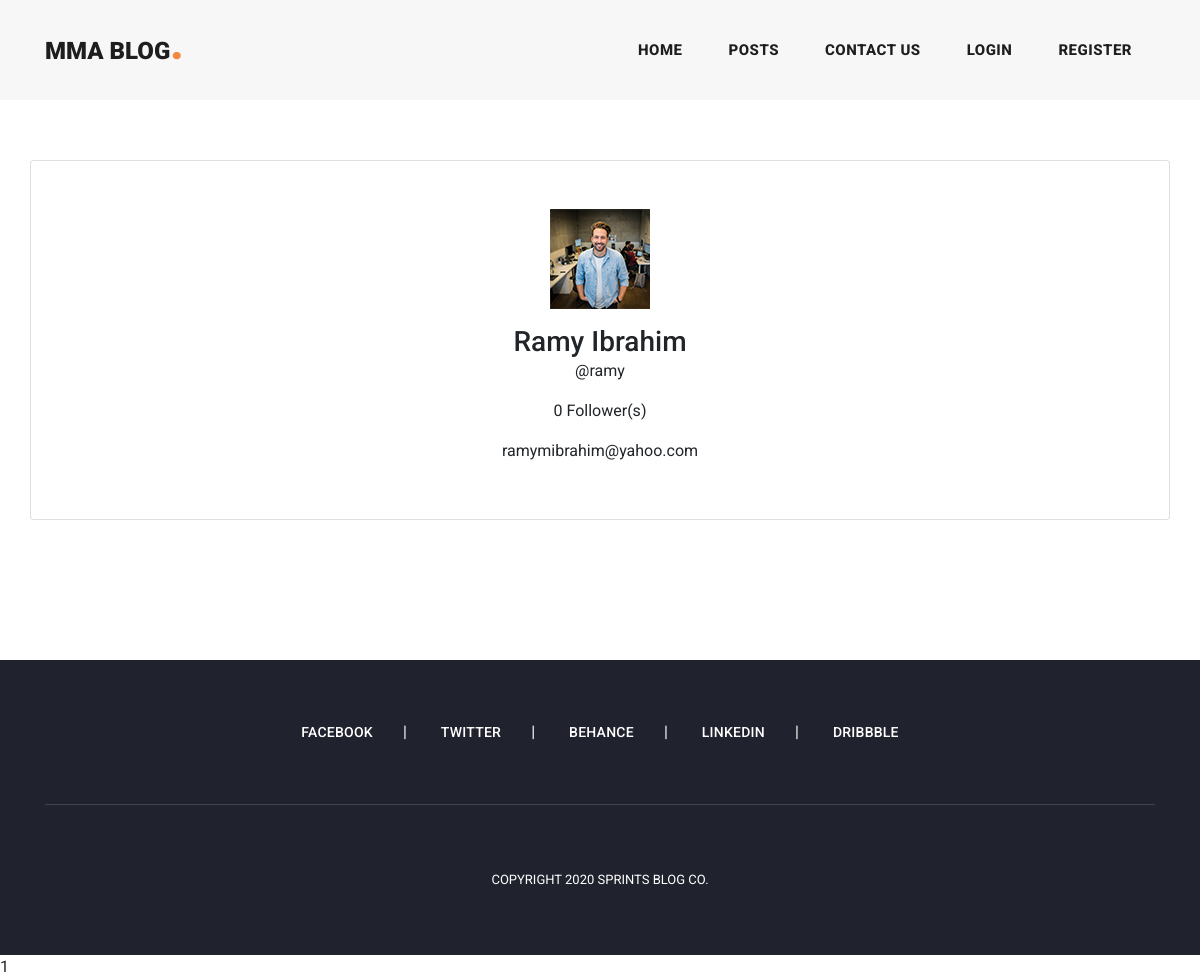
/user/user-details.php?user_id=5, run on an earlier commit of the app's database.
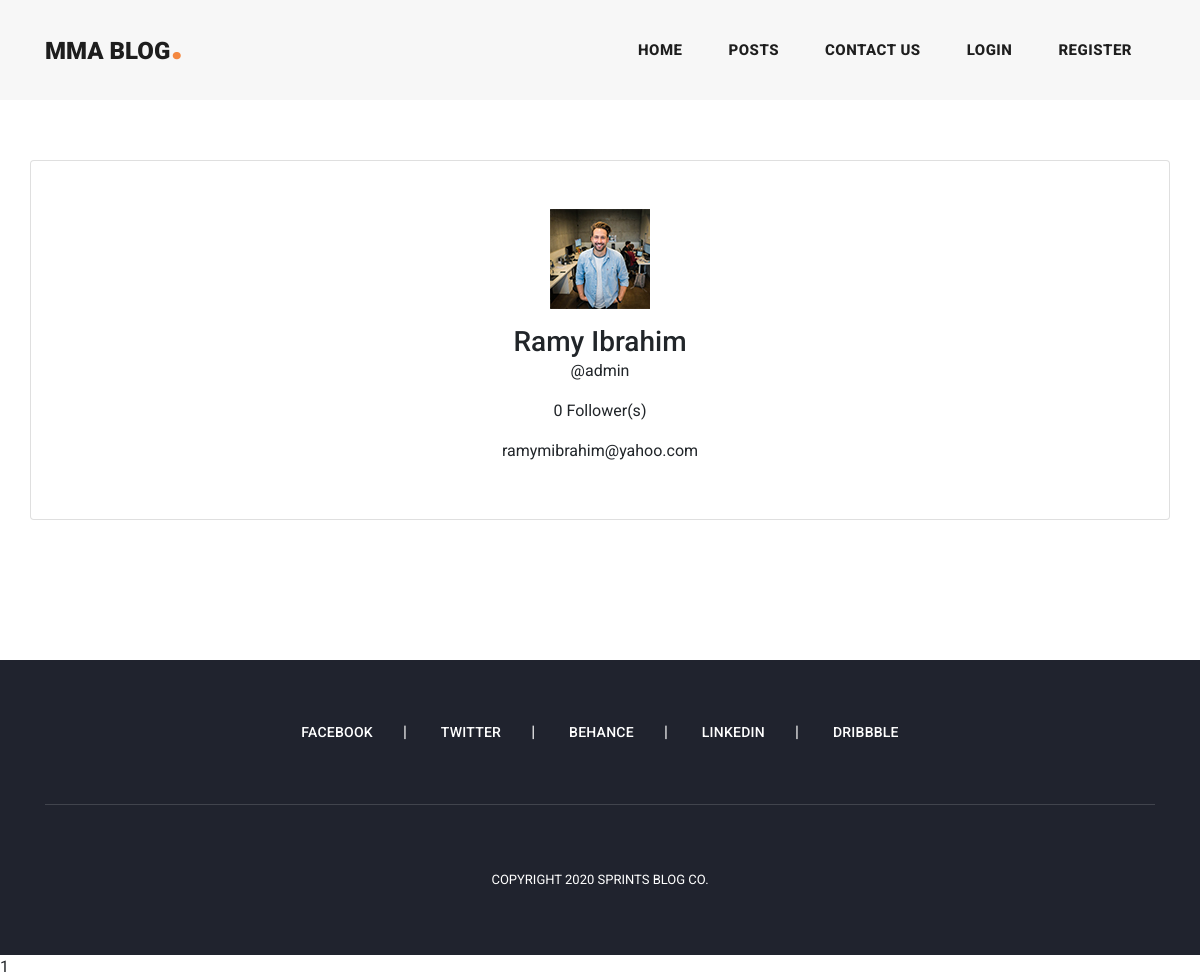
And on a later commit of the database.
### tables this page shows
CREATE TABLE `users` (
  `id` bigint(20) UNSIGNED NOT NULL,
  `name` varchar(500) NOT NULL,
  `username` varchar(255) NOT NULL,
  `password` varchar(255) NOT NULL,
  `email` varchar(255) NOT NULL,
  `phone` varchar(50) DEFAULT NULL,
  `type` tinyint(4) NOT NULL DEFAULT 0,
  `active` tinyint(1) NOT NULL DEFAULT 1
);

### Logic/users.php (called while the page is built, shortened)
<?php
include_once(BASE_PATH . '/DAL/basic_dal.php');
function getUserByID($user_id) {
    $sql = "SELECT * FROM users WHERE id = ?;";
    return getRow($sql, 'i', [$user_id]);
}
function getFollowerCount($user_id)
{
    $sql = "SELECT COUNT(0) as follower_count FROM `follows` WHERE following_id = ?";
    return getRow($sql, 'i', [$user_id])['follower_count'];
}

### DAL/basic_dal.php (called while the page is built, shortened)
<?php
function getConnection()
{
    return new mysqli('localhost', 'root', '', 'id17634079_blog');
}
function getRows($sql, $types = null, $vals = null)
{
    $results = [];
    $conn = getConnection();
    if ($conn) {
        if ($types && $vals) {
            $stmt = mysqli_prepare($conn, $sql);
            mysqli_stmt_bind_param($stmt, $types, ...$vals);
            mysqli_stmt_execute($stmt);
            $query = mysqli_stmt_get_result($stmt);
        } else {
            $query = mysqli_query($conn, $sql);
        }
        while (($row = mysqli_fetch_assoc($query)) != null) {
            array_push($results, $row);
        }
    }
    return $results;
}
function getRow($sql, $types = null, $vals = null)
{
    $results = getRows($sql, $types, $vals);
    if (count($results) > 0)
        return $results[0];
    return 0;
}

### user/user-details.php (the view, shortened to what this page needs)
<?php
require_once(BASE_PATH . '/layout/header.php');
require_once(BASE_PATH . '/logic/users.php');
$user_id = $_REQUEST['user_id'];
$user = getUserByID($user_id);
?>
<section class="blog-posts main-container">
    <div class="mt-4 mb-4 p-3 d-flex justify-content-center">
        <div class="card p-5 container">
            <div class=" image d-flex flex-column justify-content-center align-items-center">
                <img src="<?= BASE_URL . 'assets/images/comment-author-01.jpg' ?>" class="author-thumb">
                <h3 class="mt-3"><?= $user['name'] ?></h3>
                <span>@<?= $user['username'] ?></span>
                <div class="d-flex flex-row justify-content-center align-items-center mt-3">
                    <span class="number"><?= getFollowerCount($user_id) ?>
                        <span>Follower(s)</span>
                    </span>
                </div>
                <div class="text mt-3"><?= $user['email'] ?></div>
            </div>
        </div>
    </div>
</section>
<?= require_once(BASE_PATH . '/layout/footer.php') ?>

What changed in the data, as far as the page shows it:
changed users "Ramy Ibrahim": username "ramy" → "admin"
